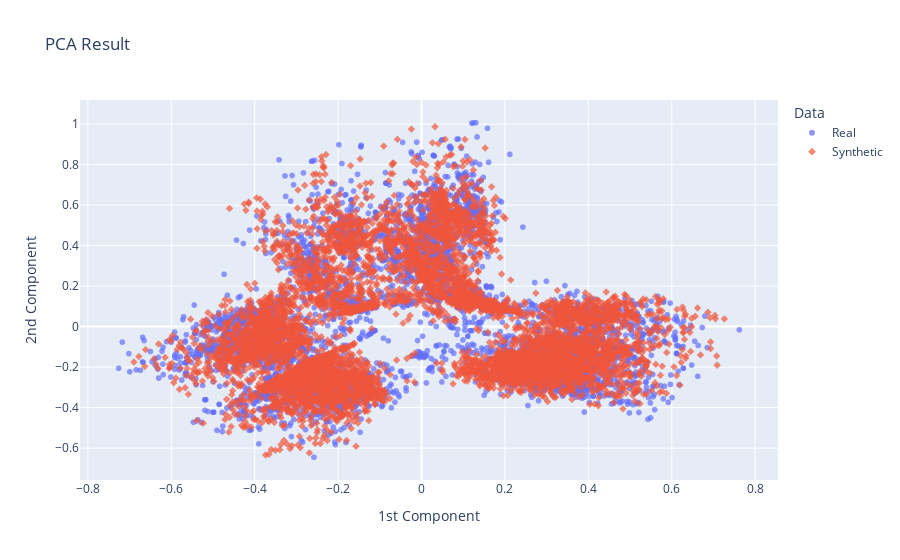
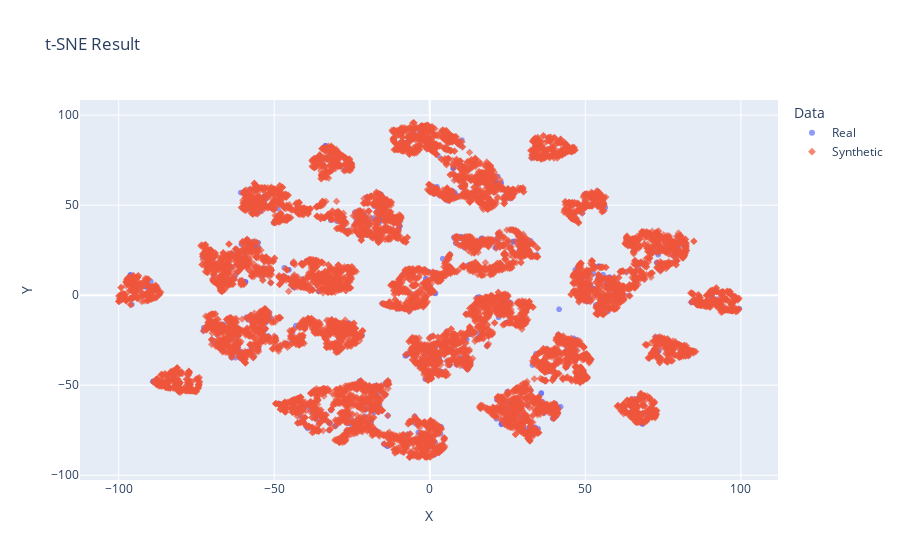

Notebook code cell kept with these figures, in order:
### Code cell
# plotly tsne and pca plots
import plotly.express as px

pca_result["Data"] = pca_result["Data"].astype("category")
pca_result["Data"] = pca_result["Data"].cat.reorder_categories(["Real", "Synthetic"])

tsne_result["Data"] = tsne_result["Data"].astype("category")
tsne_result["Data"] = tsne_result["Data"].cat.reorder_categories(["Real", "Synthetic"])

fig = px.scatter(
    pca_result,
    x="1st Component",
    y="2nd Component",
    color="Data",
    symbol="Data",
    opacity=0.7,
    title="PCA Result",
)
fig.show()

fig = px.scatter(
    tsne_result,
    x="X",
    y="Y",
    color="Data",
    symbol="Data",
    opacity=0.7,
    title="t-SNE Result",
)
fig.show()

### Figure 1 — Plotly figure (JSON) as saved in the notebook; plotly's stock layout.template omitted (floating-point values rounded to 4 significant figures; data arrays with more than 128 entries replaced by an {"elided": "..."} marker saying what was removed)
{"data": [{"hovertemplate": "Data=Real<br>1st Component=%{x}<br>2nd Component=%{y}<extra></extra>", "legendgroup": "Real", "marker": {"color": "#636efa", "opacity": 0.7, "symbol": "circle"}, "mode": "markers", "name": "Real", "showlegend": true, "type": "scattergl", "x": {"elided": "6750 float values"}, "xaxis": "x", "y": {"elided": "6750 float values"}, "yaxis": "y"}, {"hovertemplate": "Data=Synthetic<br>1st Component=%{x}<br>2nd Component=%{y}<extra></extra>", "legendgroup": "Synthetic", "marker": {"color": "#EF553B", "opacity": 0.7, "symbol": "diamond"}, "mode": "markers", "name": "Synthetic", "showlegend": true, "type": "scattergl", "x": {"elided": "6750 float values"}, "xaxis": "x", "y": {"elided": "6750 float values"}, "yaxis": "y"}], "layout": {"legend": {"title": {"text": "Data"}, "tracegroupgap": 0}, "title": {"text": "PCA Result"}, "xaxis": {"anchor": "y", "domain": [0, 1], "title": {"text": "1st Component"}}, "yaxis": {"anchor": "x", "domain": [0, 1], "title": {"text": "2nd Component"}}}}

### Figure 2 — Plotly figure (JSON) as saved in the notebook; plotly's stock layout.template omitted (floating-point values rounded to 4 significant figures; data arrays with more than 128 entries replaced by an {"elided": "..."} marker saying what was removed)
{"data": [{"hovertemplate": "Data=Real<br>X=%{x}<br>Y=%{y}<extra></extra>", "legendgroup": "Real", "marker": {"color": "#636efa", "opacity": 0.7, "symbol": "circle"}, "mode": "markers", "name": "Real", "showlegend": true, "type": "scattergl", "x": {"elided": "1500 float values"}, "xaxis": "x", "y": {"elided": "1500 float values"}, "yaxis": "y"}, {"hovertemplate": "Data=Synthetic<br>X=%{x}<br>Y=%{y}<extra></extra>", "legendgroup": "Synthetic", "marker": {"color": "#EF553B", "opacity": 0.7, "symbol": "diamond"}, "mode": "markers", "name": "Synthetic", "showlegend": true, "type": "scattergl", "x": {"elided": "12000 float values"}, "xaxis": "x", "y": {"elided": "12000 float values"}, "yaxis": "y"}], "layout": {"legend": {"title": {"text": "Data"}, "tracegroupgap": 0}, "title": {"text": "t-SNE Result"}, "xaxis": {"anchor": "y", "domain": [0, 1], "title": {"text": "X"}}, "yaxis": {"anchor": "x", "domain": [0, 1], "title": {"text": "Y"}}}}
